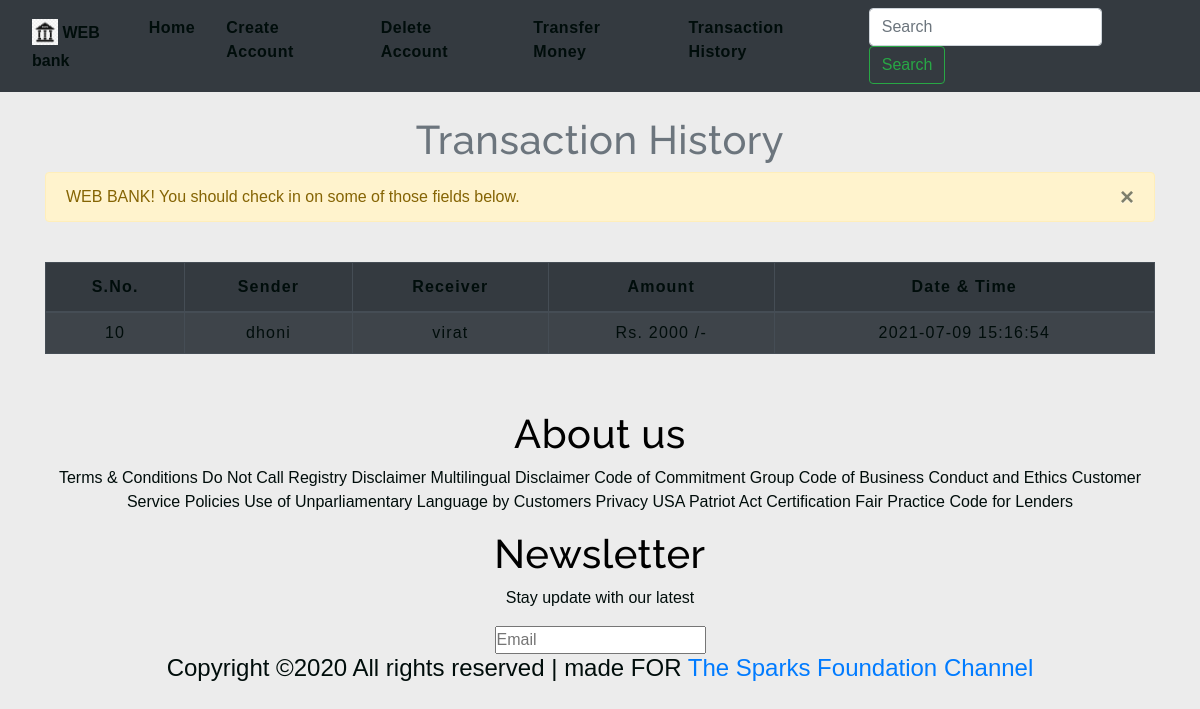
The page /transactionhistory.php on the database its author committed.
### tables this page shows
CREATE TABLE `transaction` (
  `sno` int(3) NOT NULL,
  `sender` text NOT NULL,
  `receiver` text NOT NULL,
  `balance` int(8) NOT NULL,
  `datetime` datetime NOT NULL DEFAULT current_timestamp()
);

### transactionhistory.php (the view, shortened to what this page needs)
<!DOCTYPE html>
<html lang="en">
<head>
    <link rel="stylesheet" href="https://stackpath.bootstrapcdn.com/bootstrap/4.5.2/css/bootstrap.min.css">
    <link rel="stylesheet" type="text/css" href="css/table.css">
    <link rel="stylesheet" type="text/css" href="css/navbar.css">
</head>
<body style="background-color : #ececec;">
<?php
  include 'navbar.php';
?>
	<div class="container">
        <h2 class="text-center pt-4" style="color :#6c757d;">Transaction History</h2>
        <div class="alert alert-warning alert-dismissible fade show" role="alert">
  WEB BANK! You should check in on some of those fields below.
  <button type="button" class="close" data-dismiss="alert" aria-label="Close">
    <span aria-hidden="true">&times;</span>
  </button>
</div>
       <br>
       <div class="table-responsive-sm">
    <table class="table table-hover table-striped table-condensed table-dark table-bordered">
        <thead style="color : white;">
            <tr>
                <th class="text-center">S.No.</th>
                <th class="text-center">Sender</th>
                <th class="text-center">Receiver</th>
                <th class="text-center">Amount</th>
                <th class="text-center">Date & Time</th>
            </tr>
        </thead>
        <tbody>
        <?php
            include 'config.php';
            $sql ="SELECT * FROM transaction";
            $query =mysqli_query($conn, $sql);
            while($rows = mysqli_fetch_assoc($query))
            {
        ?>
            <tr style="color : white;">
            <td class="py-2"><?php echo $rows['sno']; ?></td>
            <td class="py-2"><?php echo $rows['sender']; ?></td>
            <td class="py-2"><?php echo $rows['receiver']; ?></td>
            <td class="py-2">Rs. <?php echo $rows['balance']; ?> /-</td>
            <td class="py-2"><?php echo $rows['datetime']; ?> </td>
        <?php
            }
        ?>
        </tbody>
    </table>
    </div>
</div>
<footer class="text-center mt-5 py-2">
<div class="container">
            <div class="about-us" data-aos="fade-right" data-aos-delay="200">
                <h2>About us</h2>
                <p>Terms & Conditions Do Not Call Registry Disclaimer Multilingual Disclaimer Code of Commitment Group Code of Business Conduct and Ethics Customer Service Policies Use of Unparliamentary Language by Customers Privacy USA Patriot Act Certification Fair Practice Code for Lenders</p>
            </div>
            <div class="newsletter" data-aos="fade-right" data-aos-delay="200">
                <h2>Newsletter</h2>
                <p>Stay update with our latest</p>
                <div class="form-element">
                    <input type="text" placeholder="Email"><span><i class="fas fa-chevron-right"></i></span>
                </div>
            </div>
        </div>
        <div class="rights flex-row">
            <h4 class="text-gray">
                Copyright ©2020 All rights reserved | made FOR
                <a href="https://www.linkedin.com/in/ayush-pandit-7630a91ba/" target="_black">The Sparks Foundation <i class="fab fa-youtube"></i>
                    Channel</a>
            </h4>
        </div>
</footer>
</body>
</html>

### css/table.css (style rules this page uses)
* { padding: 0; margin: 0; box-sizing: border-box; font-family: sans-serif; }
h2 { font-size: 40px; }
table { letter-spacing: 1.2px; }
td { text-align: center; }
button { border:none; background: #d9d9d9; transition: 1s; }

### css/navbar.css (style rules this page uses)
* { color: #000d0b; }
h2 { color: initial; letter-spacing: 0.5px; font-family: raleway; }
:root { --text-gray: #0f1216; --text-light : #e5e2e2da; --bg-color: #0f0f0f; --white: #ffffff; --midnight: #071011; --sky: linear-gradient(120deg, #a1c4fd 0%, #c2e9fb 100%); --Abel: 'Abel', cursive; --Anton: 'Anton', cursive; --Josefin : 'Josefin', cursive; --Lexend: 'Lexend', cursive; --Livvic : 'Livvic', cursive; }

### rows shown on the page
transaction: sno "10", sender "dhoni", receiver "virat", balance "2000", datetime "2021-07-09 15:16:54"
